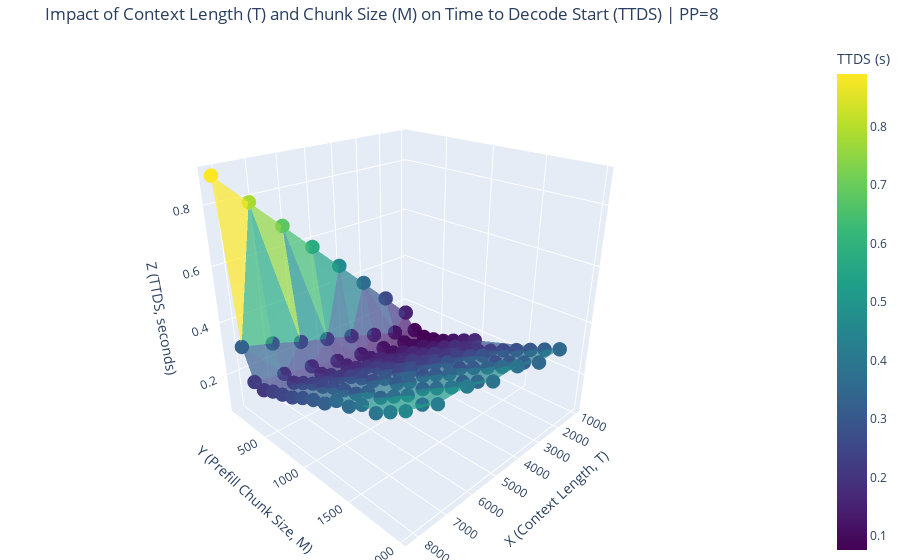

Here is the notebook cell this chart was saved with:
### Code cell
# --- Parameter Sweep (3D Plot) ---
print("\n--- Running Parameter Sweep (3D Plot) ---")
t_sweep_range = range(1024, 8192 + 1, 1024)
sweeper = MTSweepVisualizer(
    system_cls=DisaggregatedPDSystemPP,
    base_config=system_config,
    t_range=t_sweep_range,
    m_start=64,
    m_step=128,
    m_end=2048
)
results = sweeper.run_sweep()
sweeper.plot_3d(results, output_file="M_T_TTDS_sweep_3d.html")
